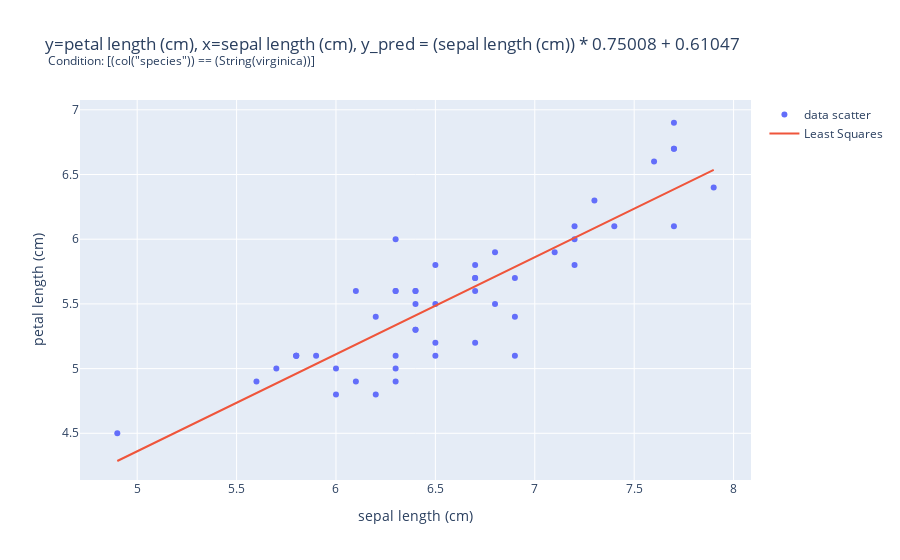
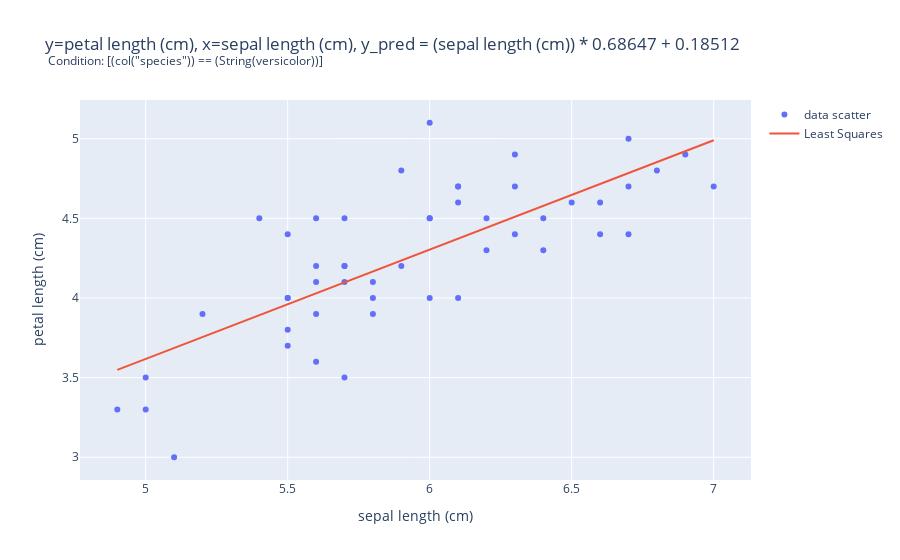
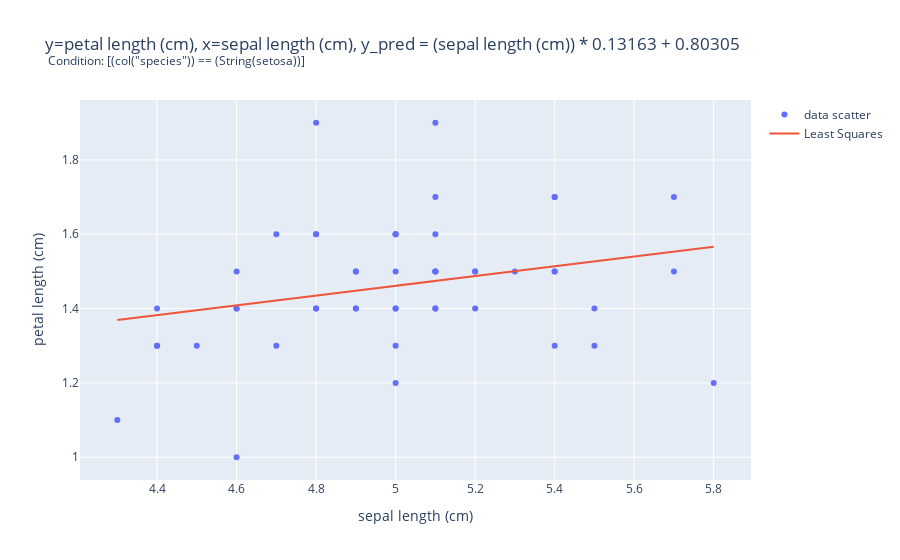

The code cell stored with these charts, in order, in its notebook:
### Code cell
# Run the above on different subsets
for v in df["species"].unique():
    fig = dia.plot_lstsq(
        x = "sepal length (cm)", 
        target = "petal length (cm)",  
        add_bias=True,
        condition = pl.col("species") == v
    )
    fig.show()

### Figure 1 — Plotly figure (JSON) as saved in the notebook; plotly's stock layout.template omitted (floating-point values rounded to 4 significant figures)
{"data": [{"mode": "markers", "name": "data scatter", "type": "scatter", "x": [6.3, 5.8, 7.1, 6.3, 6.5, 7.6, 4.9, 7.3, 6.7, 7.2, 6.5, 6.4, 6.8, 5.7, 5.8, 6.4, 6.5, 7.7, 7.7, 6, 6.9, 5.6, 7.7, 6.3, 6.7, 7.2, 6.2, 6.1, 6.4, 7.2, 7.4, 7.9, 6.4, 6.3, 6.1, 7.7, 6.3, 6.4, 6, 6.9, 6.7, 6.9, 5.8, 6.8, 6.7, 6.7, 6.3, 6.5, 6.2, 5.9], "y": [6, 5.1, 5.9, 5.6, 5.8, 6.6, 4.5, 6.3, 5.8, 6.1, 5.1, 5.3, 5.5, 5, 5.1, 5.3, 5.5, 6.7, 6.9, 5, 5.7, 4.9, 6.7, 4.9, 5.7, 6, 4.8, 4.9, 5.6, 5.8, 6.1, 6.4, 5.6, 5.1, 5.6, 6.1, 5.6, 5.5, 4.8, 5.4, 5.6, 5.1, 5.1, 5.9, 5.7, 5.2, 5, 5.2, 5.4, 5.1]}, {"mode": "lines", "name": "Least Squares", "type": "scatter", "x": [6.3, 5.8, 7.1, 6.3, 6.5, 7.6, 4.9, 7.3, 6.7, 7.2, 6.5, 6.4, 6.8, 5.7, 5.8, 6.4, 6.5, 7.7, 7.7, 6, 6.9, 5.6, 7.7, 6.3, 6.7, 7.2, 6.2, 6.1, 6.4, 7.2, 7.4, 7.9, 6.4, 6.3, 6.1, 7.7, 6.3, 6.4, 6, 6.9, 6.7, 6.9, 5.8, 6.8, 6.7, 6.7, 6.3, 6.5, 6.2, 5.9], "y": [5.336, 4.961, 5.936, 5.336, 5.486, 6.311, 4.286, 6.086, 5.636, 6.011, 5.486, 5.411, 5.711, 4.886, 4.961, 5.411, 5.486, 6.386, 6.386, 5.111, 5.786, 4.811, 6.386, 5.336, 5.636, 6.011, 5.261, 5.186, 5.411, 6.011, 6.161, 6.536, 5.411, 5.336, 5.186, 6.386, 5.336, 5.411, 5.111, 5.786, 5.636, 5.786, 4.961, 5.711, 5.636, 5.636, 5.336, 5.486, 5.261, 5.036]}], "layout": {"title": {"text": "y=petal length (cm), x=sepal length (cm), y_pred = (sepal length (cm)) * 0.75008 + 0.61047<br><sup>\nCondition: [(col(\"species\")) == (String(virginica))]</sup>"}, "xaxis": {"title": {"text": "sepal length (cm)"}}, "yaxis": {"title": {"text": "petal length (cm)"}}}}

### Figure 2 — Plotly figure (JSON) as saved in the notebook; plotly's stock layout.template omitted (floating-point values rounded to 4 significant figures)
{"data": [{"mode": "markers", "name": "data scatter", "type": "scatter", "x": [7, 6.4, 6.9, 5.5, 6.5, 5.7, 6.3, 4.9, 6.6, 5.2, 5, 5.9, 6, 6.1, 5.6, 6.7, 5.6, 5.8, 6.2, 5.6, 5.9, 6.1, 6.3, 6.1, 6.4, 6.6, 6.8, 6.7, 6, 5.7, 5.5, 5.5, 5.8, 6, 5.4, 6, 6.7, 6.3, 5.6, 5.5, 5.5, 6.1, 5.8, 5, 5.6, 5.7, 5.7, 6.2, 5.1, 5.7], "y": [4.7, 4.5, 4.9, 4, 4.6, 4.5, 4.7, 3.3, 4.6, 3.9, 3.5, 4.2, 4, 4.7, 3.6, 4.4, 4.5, 4.1, 4.5, 3.9, 4.8, 4, 4.9, 4.7, 4.3, 4.4, 4.8, 5, 4.5, 3.5, 3.8, 3.7, 3.9, 5.1, 4.5, 4.5, 4.7, 4.4, 4.1, 4, 4.4, 4.6, 4, 3.3, 4.2, 4.2, 4.2, 4.3, 3, 4.1]}, {"mode": "lines", "name": "Least Squares", "type": "scatter", "x": [7, 6.4, 6.9, 5.5, 6.5, 5.7, 6.3, 4.9, 6.6, 5.2, 5, 5.9, 6, 6.1, 5.6, 6.7, 5.6, 5.8, 6.2, 5.6, 5.9, 6.1, 6.3, 6.1, 6.4, 6.6, 6.8, 6.7, 6, 5.7, 5.5, 5.5, 5.8, 6, 5.4, 6, 6.7, 6.3, 5.6, 5.5, 5.5, 6.1, 5.8, 5, 5.6, 5.7, 5.7, 6.2, 5.1, 5.7], "y": [4.99, 4.579, 4.922, 3.961, 4.647, 4.098, 4.51, 3.549, 4.716, 3.755, 3.617, 4.235, 4.304, 4.373, 4.029, 4.784, 4.029, 4.167, 4.441, 4.029, 4.235, 4.373, 4.51, 4.373, 4.579, 4.716, 4.853, 4.784, 4.304, 4.098, 3.961, 3.961, 4.167, 4.304, 3.892, 4.304, 4.784, 4.51, 4.029, 3.961, 3.961, 4.373, 4.167, 3.617, 4.029, 4.098, 4.098, 4.441, 3.686, 4.098]}], "layout": {"title": {"text": "y=petal length (cm), x=sepal length (cm), y_pred = (sepal length (cm)) * 0.68647 + 0.18512<br><sup>\nCondition: [(col(\"species\")) == (String(versicolor))]</sup>"}, "xaxis": {"title": {"text": "sepal length (cm)"}}, "yaxis": {"title": {"text": "petal length (cm)"}}}}

### Figure 3 — Plotly figure (JSON) as saved in the notebook; plotly's stock layout.template omitted (floating-point values rounded to 4 significant figures)
{"data": [{"mode": "markers", "name": "data scatter", "type": "scatter", "x": [5.1, 4.9, 4.7, 4.6, 5, 5.4, 4.6, 5, 4.4, 4.9, 5.4, 4.8, 4.8, 4.3, 5.8, 5.7, 5.4, 5.1, 5.7, 5.1, 5.4, 5.1, 4.6, 5.1, 4.8, 5, 5, 5.2, 5.2, 4.7, 4.8, 5.4, 5.2, 5.5, 4.9, 5, 5.5, 4.9, 4.4, 5.1, 5, 4.5, 4.4, 5, 5.1, 4.8, 5.1, 4.6, 5.3, 5], "y": [1.4, 1.4, 1.3, 1.5, 1.4, 1.7, 1.4, 1.5, 1.4, 1.5, 1.5, 1.6, 1.4, 1.1, 1.2, 1.5, 1.3, 1.4, 1.7, 1.5, 1.7, 1.5, 1, 1.7, 1.9, 1.6, 1.6, 1.5, 1.4, 1.6, 1.6, 1.5, 1.5, 1.4, 1.5, 1.2, 1.3, 1.4, 1.3, 1.5, 1.3, 1.3, 1.3, 1.6, 1.9, 1.4, 1.6, 1.4, 1.5, 1.4]}, {"mode": "lines", "name": "Least Squares", "type": "scatter", "x": [5.1, 4.9, 4.7, 4.6, 5, 5.4, 4.6, 5, 4.4, 4.9, 5.4, 4.8, 4.8, 4.3, 5.8, 5.7, 5.4, 5.1, 5.7, 5.1, 5.4, 5.1, 4.6, 5.1, 4.8, 5, 5, 5.2, 5.2, 4.7, 4.8, 5.4, 5.2, 5.5, 4.9, 5, 5.5, 4.9, 4.4, 5.1, 5, 4.5, 4.4, 5, 5.1, 4.8, 5.1, 4.6, 5.3, 5], "y": [1.474, 1.448, 1.422, 1.409, 1.461, 1.514, 1.409, 1.461, 1.382, 1.448, 1.514, 1.435, 1.435, 1.369, 1.567, 1.553, 1.514, 1.474, 1.553, 1.474, 1.514, 1.474, 1.409, 1.474, 1.435, 1.461, 1.461, 1.488, 1.488, 1.422, 1.435, 1.514, 1.488, 1.527, 1.448, 1.461, 1.527, 1.448, 1.382, 1.474, 1.461, 1.395, 1.382, 1.461, 1.474, 1.435, 1.474, 1.409, 1.501, 1.461]}], "layout": {"title": {"text": "y=petal length (cm), x=sepal length (cm), y_pred = (sepal length (cm)) * 0.13163 + 0.80305<br><sup>\nCondition: [(col(\"species\")) == (String(setosa))]</sup>"}, "xaxis": {"title": {"text": "sepal length (cm)"}}, "yaxis": {"title": {"text": "petal length (cm)"}}}}
